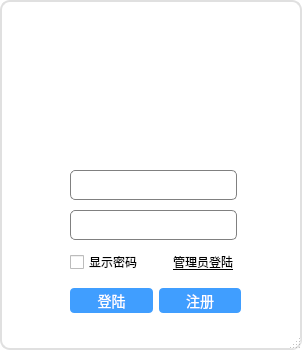
<?xml version="1.0" encoding="UTF-8"?>
<ui version="4.0">
 <class>MainWindow</class>
 <widget class="QMainWindow" name="MainWindow">
  <property name="geometry">
   <rect>
    <x>0</x>
    <y>0</y>
    <width>302</width>
    <height>350</height>
   </rect>
  </property>
  <property name="minimumSize">
   <size>
    <width>302</width>
    <height>350</height>
   </size>
  </property>
  <property name="maximumSize">
   <size>
    <width>302</width>
    <height>350</height>
   </size>
  </property>
  <property name="font">
   <font>
    <pointsize>9</pointsize>
   </font>
  </property>
  <property name="acceptDrops">
   <bool>false</bool>
  </property>
  <property name="windowTitle">
   <string>登录</string>
  </property>
  <property name="styleSheet">
   <string notr="true">QMainWindow {
            background-color: #FFFFFF; /* 纯白色背景 */
            border: 2px solid #E0E0E0; /* 淡灰色边框 */
            border-radius: 10px; /* 圆角 */
        }</string>
  </property>
  <widget class="QWidget" name="centralwidget">
   <widget class="QLineEdit" name="lineEditAccount">
    <property name="geometry">
     <rect>
      <x>70</x>
      <y>170</y>
      <width>167</width>
      <height>30</height>
     </rect>
    </property>
    <property name="minimumSize">
     <size>
      <width>0</width>
      <height>30</height>
     </size>
    </property>
    <property name="styleSheet">
     <string notr="true">border: 1px solid gray; border-radius: 5px; padding: 2px;</string>
    </property>
   </widget>
   <widget class="QLabel" name="label_2">
    <property name="geometry">
     <rect>
      <x>-80</x>
      <y>0</y>
      <width>391</width>
      <height>151</height>
     </rect>
    </property>
    <property name="styleSheet">
     <string notr="true">background-image: url(:/Image/Imageres/BlueSkyAri.jpg);
 </string>
    </property>
    <property name="text">
     <string>l</string>
    </property>
   </widget>
   <widget class="QLineEdit" name="lineEditPassword">
    <property name="geometry">
     <rect>
      <x>70</x>
      <y>210</y>
      <width>167</width>
      <height>30</height>
     </rect>
    </property>
    <property name="minimumSize">
     <size>
      <width>0</width>
      <height>30</height>
     </size>
    </property>
    <property name="styleSheet">
     <string notr="true">border: 1px solid gray; border-radius: 5px; padding: 2px;</string>
    </property>
   </widget>
   <widget class="QWidget" name="layoutWidget">
    <property name="geometry">
     <rect>
      <x>70</x>
      <y>280</y>
      <width>171</width>
      <height>41</height>
     </rect>
    </property>
    <layout class="QHBoxLayout" name="horizontalLayout">
     <item>
      <widget class="QPushButton" name="LoginButton">
       <property name="minimumSize">
        <size>
         <width>0</width>
         <height>25</height>
        </size>
       </property>
       <property name="font">
        <font>
         <family>幼圆</family>
         <pointsize>-1</pointsize>
         <italic>false</italic>
         <bold>false</bold>
        </font>
       </property>
       <property name="styleSheet">
        <string notr="true">QPushButton{border-radius:4px;background:#409eff;color:white;font-size:14px}</string>
       </property>
       <property name="text">
        <string>登陆</string>
       </property>
      </widget>
     </item>
     <item>
      <widget class="QPushButton" name="RegisterButton">
       <property name="minimumSize">
        <size>
         <width>0</width>
         <height>25</height>
        </size>
       </property>
       <property name="font">
        <font>
         <family>幼圆</family>
         <pointsize>-1</pointsize>
         <italic>false</italic>
         <bold>false</bold>
        </font>
       </property>
       <property name="styleSheet">
        <string notr="true">QPushButton{border-radius:4px;background:#409eff;color:white;font-size:14px}</string>
       </property>
       <property name="text">
        <string>注册</string>
       </property>
      </widget>
     </item>
    </layout>
   </widget>
   <widget class="QWidget" name="layoutWidget">
    <property name="geometry">
     <rect>
      <x>70</x>
      <y>250</y>
      <width>175</width>
      <height>25</height>
     </rect>
    </property>
    <layout class="QHBoxLayout" name="horizontalLayout_2">
     <item>
      <widget class="QCheckBox" name="checkBox">
       <property name="font">
        <font>
         <family>等线</family>
        </font>
       </property>
       <property name="text">
        <string>显示密码</string>
       </property>
      </widget>
     </item>
     <item>
      <widget class="QPushButton" name="pushButton">
       <property name="font">
        <font>
         <family>Microsoft YaHei UI</family>
         <pointsize>9</pointsize>
         <italic>false</italic>
         <bold>false</bold>
         <underline>true</underline>
        </font>
       </property>
       <property name="mouseTracking">
        <bool>true</bool>
       </property>
       <property name="styleSheet">
        <string notr="true">QPushButton { background-color: none; border-radius: 3px; color: black;font: 9pt &quot;Microsoft YaHei UI&quot;;} </string>
       </property>
       <property name="text">
        <string>管理员登陆</string>
       </property>
      </widget>
     </item>
    </layout>
   </widget>
   <zorder>layoutWidget</zorder>
   <zorder>layoutWidget</zorder>
   <zorder>lineEditPassword</zorder>
   <zorder>label_2</zorder>
   <zorder>lineEditAccount</zorder>
  </widget>
  <widget class="QStatusBar" name="statusbar"/>
 </widget>
 <resources/>
 <connections/>
</ui>
